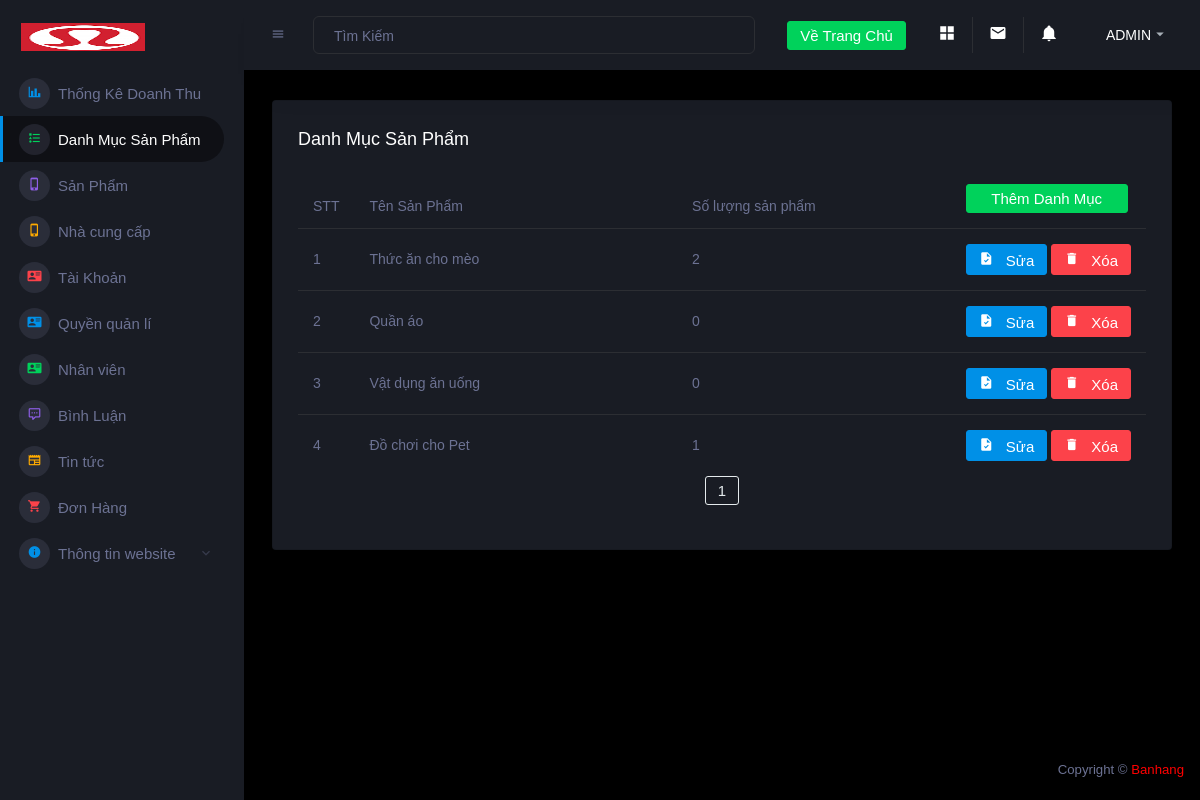
The page /admin/category.php (signed in) on the database its author committed.
### tables this page shows
CREATE TABLE `danhmuc` (
  `id_dm` int(11) NOT NULL,
  `danhmuc` varchar(255) NOT NULL
);

### connect.php (called while the page is built, shortened)
<?php
function selectAll($sql)
{
    $result = $GLOBALS['conn']->query($sql);
    return $result;
}
function rowCount($sql)
{
    $result =  $GLOBALS['conn']->query($sql);
    return $result->rowCount();
}

### admin/category.php (the view, shortened to what this page needs)
<?php
include 'header.php';
if (isset($_COOKIE["user"])) {
    $user = $_COOKIE["user"];
    foreach (selectAll("SELECT * FROM taikhoan WHERE taikhoan='$user'") as $row) {
        $permission = $row['phanquyen'];
    }
    if ($permission == 1 || $permission == 0) {
?>
        <div class="main-panel">
            <div class="content-wrapper">
                <div class="row ">
                    <div class="col-12 grid-margin">
                        <div class="card">
                            <div class="card-body">
                                <h4 class="card-title">Danh Mục Sản Phẩm </h4>
                                <div class="table-responsive">
                                    <table class="table">
                                        <thead>
                                            <tr>
                                                <th class="addfont">STT</th>
                                                <th class="addfont" style="width: 500px">Tên Sản Phẩm</th>
                                                <th class="addfont">Số lượng sản phẩm</th>
                                                <th></th>
                                                <th></th>
                                                <th></th>
                                                <th></th>
                                                <th><a type="button" class="btn btn-success btn-fw addfont" style="width: 162px" href="addcategory.php">Thêm Danh Mục</a></th>
                                            </tr>
                                        </thead>
                                        <tbody>
                                            <?php
                                            $stt = 1;
                                            $item_per_page = !empty($_GET['per_page']) ? $_GET['per_page'] : 8;
                                            $current_page = !empty($_GET['page']) ? $_GET['page'] : 1;
                                            $offset = ($current_page - 1) * $item_per_page;
                                            $numrow = rowCount("SELECT * FROM danhmuc");
                                            $totalpage = ceil($numrow / $item_per_page);
                                            foreach (selectAll("SELECT * FROM danhmuc LIMIT $item_per_page OFFSET $offset") as $row) {
                                            ?>
                                                <tr>
                                                    <td><?= $stt++ ?></td>
                                                    <td>
                                                        <span><?= $row['danhmuc'] ?></span>
                                                    </td>
                                                    <td><?= rowCount("SELECT * FROM sanpham WHERE id_danhmuc={$row['id_dm']}") ?></td>
                                                    <td></td>
                                                    <td></td>
                                                    <td></td>
                                                    <td></td>
                                                    <td>
                                                        <a type="button" class="btn btn-primary btn-icon-text" href="editcategory.php?id=<?= $row['id_dm'] ?>">
                                                            <i class="mdi mdi-file-check btn-icon-prepend"></i> Sửa </a>
                                                        <a type="button" class="btn btn-danger btn-icon-text" href="?id=<?= $row['id_dm'] ?>" onclick="return confirm('Bạn có muốn xóa danh mục này không ?')">
                                                            <i class="mdi mdi-delete btn-icon-prepend"></i> Xóa </a>
                                                    </td>
                                                </tr>
                                            <?php
                                            }
                                            ?>
                                        </tbody>
                                    </table>
                                    <div class="col-lg-12">
                                        <div class="pageination">
                                            <nav aria-label="Page navigation example">
                                                <ul class="pagination justify-content-center">
                                                    <?php for ($num = 1; $num <= $totalpage; $num++) { ?>
                                                        <?php
                                                        if ($num != $current_page) {
                                                        ?>
                                                            <?php if ($num > $current_page - 3 && $num < $current_page + 3) { ?>
                                                                <li class="page-item"><a class="btn btn-outline-secondary" href="?per_page=<?= $item_per_page ?>&page=<?= $num ?>"><?= $num ?></a></li>
                                                            <?php } ?>
                                                        <?php
                                                        } else {
                                                        ?>
                                                            <strong class="page-item"><a class="btn btn-outline-secondary"><?= $num ?></a></strong>
                                                    <?php
                                                        }
                                                    }
                                                    ?>
                                            </nav>
                                        </div>
                                    </div>
                                </div>
                            </div>
                        </div>
                    </div>
                </div>
            </div>
    <?php
    }
}
include 'footer.php';
    ?>

### admin/header.php (style rules this page uses)
.addfont { font-family: 'Arial'; }

### rows shown on the page
danhmuc: danhmuc "Thức ăn cho mèo", id_dm "2"
danhmuc: danhmuc "Quần áo", id_dm "0"
danhmuc: danhmuc "Vật dụng ăn uống", id_dm "0"
danhmuc: danhmuc "Đồ chơi cho Pet", id_dm "1"
